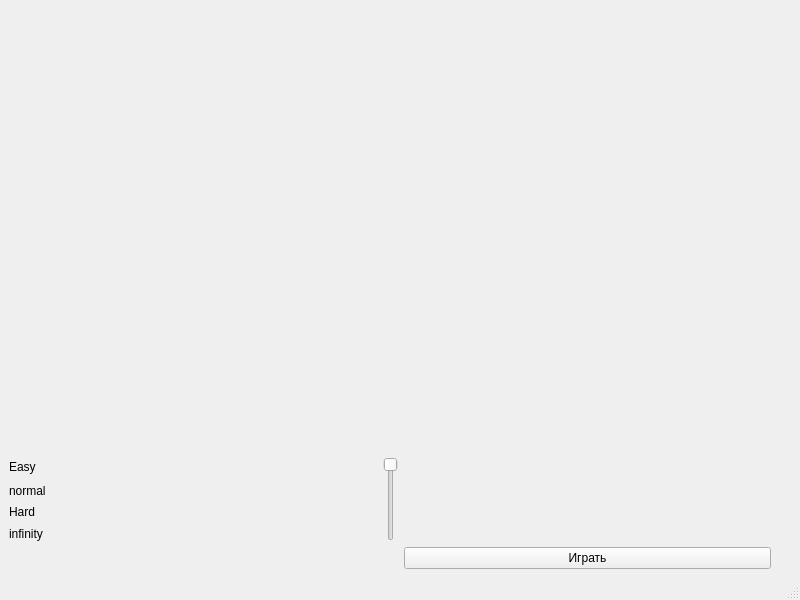
<?xml version="1.0" encoding="UTF-8"?>
<ui version="4.0">
 <class>MainWindow</class>
 <widget class="QMainWindow" name="MainWindow">
  <property name="geometry">
   <rect>
    <x>0</x>
    <y>0</y>
    <width>800</width>
    <height>600</height>
   </rect>
  </property>
  <property name="windowTitle">
   <string>MainWindow</string>
  </property>
  <widget class="QWidget" name="centralwidget">
   <layout class="QGridLayout" name="gridLayout_2">
    <item row="0" column="0">
     <layout class="QGridLayout" name="gridLayout">
      <item row="1" column="1" rowspan="4">
       <widget class="QSlider" name="verticalSlider">
        <property name="layoutDirection">
         <enum>Qt::LeftToRight</enum>
        </property>
        <property name="orientation">
         <enum>Qt::Vertical</enum>
        </property>
        <property name="invertedAppearance">
         <bool>true</bool>
        </property>
        <property name="invertedControls">
         <bool>false</bool>
        </property>
       </widget>
      </item>
      <item row="1" column="0">
       <widget class="QLabel" name="label1">
        <property name="sizePolicy">
         <sizepolicy hsizetype="Fixed" vsizetype="Preferred">
          <horstretch>0</horstretch>
          <verstretch>0</verstretch>
         </sizepolicy>
        </property>
        <property name="text">
         <string>Easy</string>
        </property>
       </widget>
      </item>
      <item row="0" column="7">
       <spacer name="verticalSpacer">
        <property name="orientation">
         <enum>Qt::Vertical</enum>
        </property>
        <property name="sizeHint" stdset="0">
         <size>
          <width>20</width>
          <height>40</height>
         </size>
        </property>
       </spacer>
      </item>
      <item row="2" column="0">
       <widget class="QLabel" name="label2">
        <property name="text">
         <string>normal</string>
        </property>
       </widget>
      </item>
      <item row="5" column="0">
       <spacer name="horizontalSpacer">
        <property name="orientation">
         <enum>Qt::Horizontal</enum>
        </property>
        <property name="sizeHint" stdset="0">
         <size>
          <width>40</width>
          <height>20</height>
         </size>
        </property>
       </spacer>
      </item>
      <item row="4" column="0">
       <widget class="QLabel" name="label4">
        <property name="text">
         <string>infinity</string>
        </property>
       </widget>
      </item>
      <item row="3" column="0">
       <widget class="QLabel" name="label3">
        <property name="text">
         <string>Hard</string>
        </property>
       </widget>
      </item>
      <item row="1" column="2">
       <spacer name="horizontalSpacer_2">
        <property name="orientation">
         <enum>Qt::Horizontal</enum>
        </property>
        <property name="sizeHint" stdset="0">
         <size>
          <width>40</width>
          <height>20</height>
         </size>
        </property>
       </spacer>
      </item>
      <item row="5" column="2">
       <widget class="QPushButton" name="pushButtonToPlay">
        <property name="text">
         <string>Играть</string>
        </property>
       </widget>
      </item>
     </layout>
    </item>
   </layout>
  </widget>
  <widget class="QMenuBar" name="menubar">
   <property name="geometry">
    <rect>
     <x>0</x>
     <y>0</y>
     <width>800</width>
     <height>26</height>
    </rect>
   </property>
  </widget>
  <widget class="QStatusBar" name="statusbar"/>
 </widget>
 <resources/>
 <connections/>
</ui>
